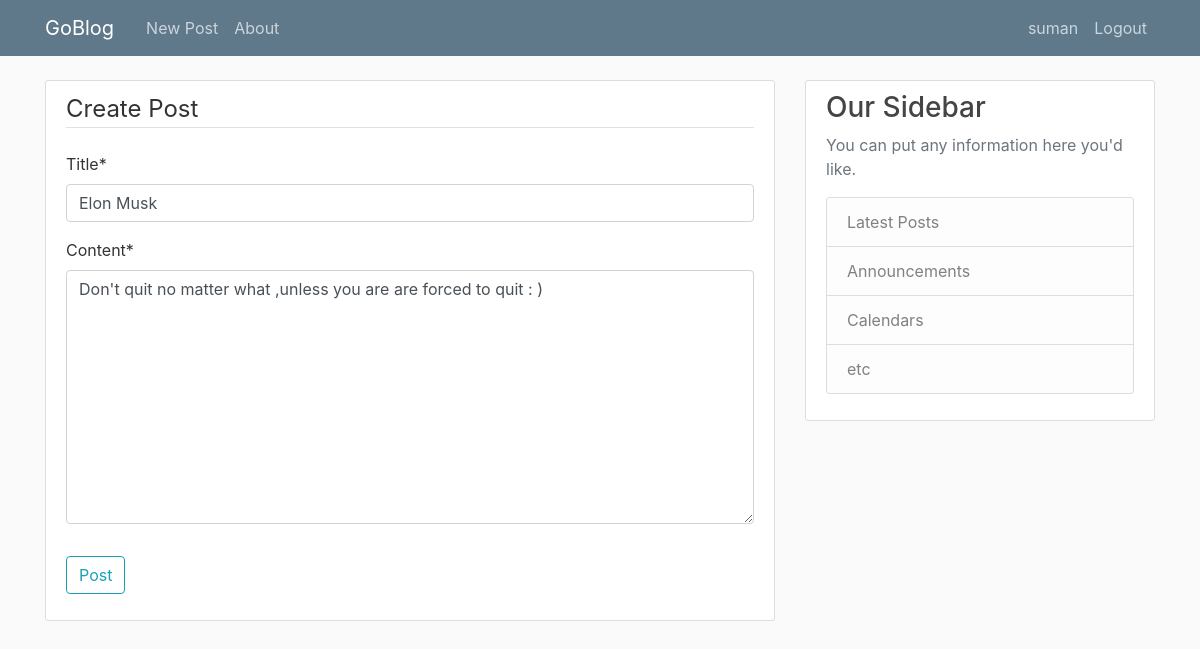
/post/8/update/ (signed in), run on the app's committed database.
### blog/models.py (models this page shows, shortened)
class Post(models.Model):
    title = models.CharField(max_length=100)
    content = models.TextField()
    date_posted = models.DateTimeField(default=timezone.now)
    author = models.ForeignKey(User, on_delete= models.CASCADE )

### blog/views.py (the view, shortened to what this page needs)
# urls.py: path('post/<int:pk>/update/',PostUpdateView.as_view(), name= 'post-update'),
class PostUpdateView(LoginRequiredMixin,UserPassesTestMixin, UpdateView):       # naming covention is appname/model_viewtype.html for CreateView
    model = Post
    fields = ['title', 'content']
    def test_func(self):        # check user to update post
        post = self.get_object()    # inbuild function to get post as object
        if self.request.user == post.author:
            return True
        return False

### blog/templates/blog/post_form.html (shortened to what this page needs)
{% extends "blog/base.html" %}
{% load crispy_forms_tags %}
{% block content %}
    <div class="content-section">
        <form method="POST">
            <fieldset class="form-group">
                <legend class="border-bottom mb-4">Create Post</legend>
                {{ form|crispy }}
            </fieldset>
            <div class="form-group">
                <button class="btn btn-outline-info" type="submit">Post</button>
            </div>
        </form>
    </div>
{% endblock content %}

### blog/templates/blog/base.html (shortened to what this page needs)
{% load static %}
<!DOCTYPE html>
<html>
<head>
    <link rel="stylesheet" href="https://maxcdn.bootstrapcdn.com/bootstrap/4.0.0/css/bootstrap.min.css">
    <link rel="stylesheet" type="text/css" href="{% static 'blog/main.css' %}">
</head>
<body>
    <header class="site-header">
      <nav class="navbar navbar-expand-md navbar-dark bg-steel fixed-top">
        <div class="container">
          <a class="navbar-brand mr-4" href="{% url 'blog-home' %}">GoBlog</a>
          <div class="collapse navbar-collapse" id="navbarToggle">
            <div class="navbar-nav mr-auto">
              <a class="nav-item nav-link" href="{% url 'post-create' %}">New Post</a>
              <a class="nav-item nav-link" href="{% url 'blog-about' %}">About</a>
            </div>
            <div class="navbar-nav">
              {% if user.is_authenticated %}
              <a class="nav-item nav-link" href="{% url 'profile' %}">{{ user }}</a>
              <a class="nav-item nav-link" href="{% url 'logout' %}">Logout</a>
              {% else %}
              <a class="nav-item nav-link" href="{% url 'login' %}">Login</a>
              <a class="nav-item nav-link" href="{% url 'register' %}">Register</a>
              {% endif %}
            </div>
          </div>
        </div>
      </nav>
    </header>
    <main role="main" class="container">
      <div class="row">
        <div class="col-md-8">
          {% block content %}{% endblock %}
        </div>
        <div class="col-md-4">
          <div class="content-section">
            <h3>Our Sidebar</h3>
            <p class='text-muted'>You can put any information here you'd like.
              <ul class="list-group">
                <li class="list-group-item list-group-item-light">Latest Posts</li>
                <li class="list-group-item list-group-item-light">Announcements</li>
                <li class="list-group-item list-group-item-light">Calendars</li>
                <li class="list-group-item list-group-item-light">etc</li>
              </ul>
            </p>
          </div>
        </div>
      </div>
    </main>
</body>
</html>

### blog/static/blog/main.css (style rules this page uses)
body { background: #fafafa; color: #333333; margin-top: 5rem; }
h1, h2, h3, h4, h5, h6 { color: #444444; }
ul { margin: 0; }
.bg-steel { background-color: #5f788a; }
.site-header .navbar-nav .nav-link { color: #cbd5db; }
.content-section { background: #ffffff; padding: 10px 20px; border: 1px solid #dddddd; border-radius: 3px; margin-bottom: 20px; }

### data on the page
Post: title "Elon Musk", content "Don't quit no matter what ,unless you are are forced to quit : )"

### other printed values
{{ user }} "suman"
